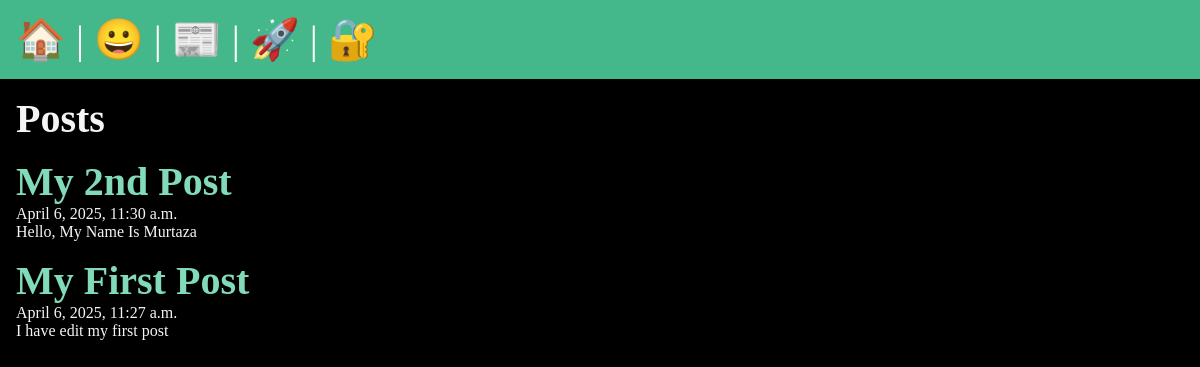
/posts/, run on the app's committed database.
### posts/models.py (models this page shows)
class Post(models.Model):
    title = models.CharField(max_length=75)
    body = models.TextField()
    slug = models.SlugField()
    date = models.DateTimeField(auto_now_add=True)

### posts/views.py (the view)
# urls.py: path('',views.posts_list,name= "list"),
def posts_list(request):
    posts = Post.objects.all().order_by('-date')
    return render(request, 'posts/posts_list.html',{'posts':posts})

### posts/templates/posts/posts_list.html (shortened to what this page needs)
{% extends 'layout.html' %}
{% block content %}
    <section>
    <h1>Posts</h1>
    {% for post in posts %}
        <article class="post">
            <h2>
                <a href="{%  url 'posts:page' slug=post.slug %}">
                    {{ post.title }}
                </a>
            </h2>
            <p>{{ post.date }}</p>
            <p>{{ post.body }}</p>
        </article>
    {% endfor %}
</section>
{% endblock %}

### static/css/style.css (style rules this page uses)
* { margin: 0; padding: 0; box-sizing: border-box; }
body { min-height: 100vh; background-color: black; color: whitesmoke; font-size: 3rem; }
section { display: flex; flex-flow: column; gap: 1rem; }
h1, h2 { font-size: 2.5rem; }
p { font-size: 1rem; }
a { text-decoration: none; color: #81dbb8; }

### data on the page
Post: title "My 2nd Post", date "April 6, 2025, 11:30 a.m.", body "Hello, My Name Is Murtaza"
Post: title "My First Post", date "April 6, 2025, 11:27 a.m.", body "I have edit my first post"
